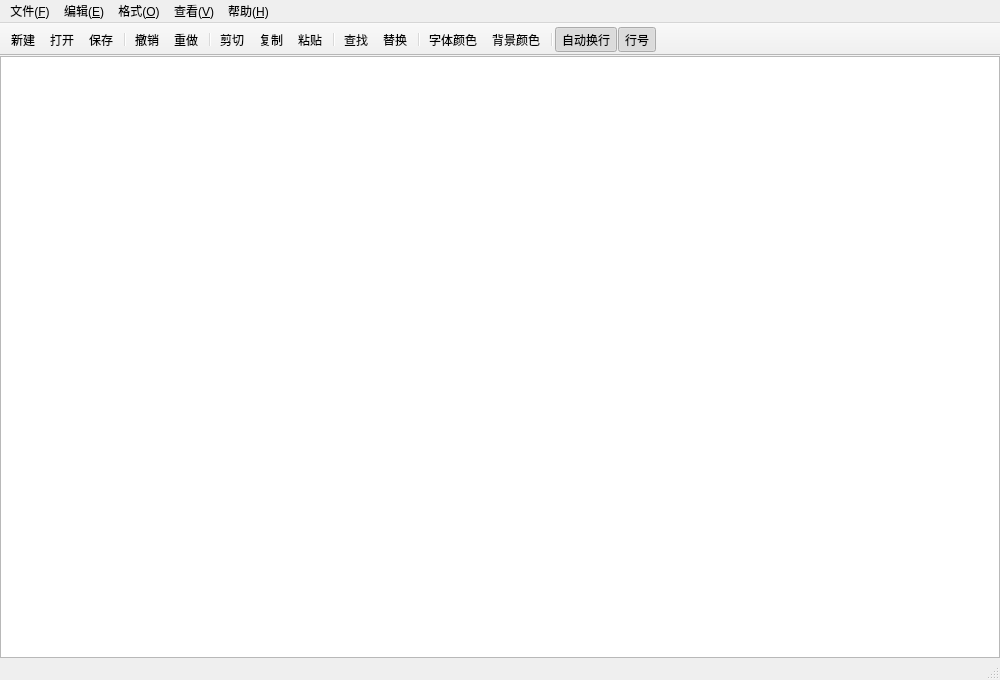
<?xml version="1.0" encoding="UTF-8"?>
<ui version="4.0">
 <class>MainWindow</class>
 <widget class="QMainWindow" name="MainWindow">
  <property name="geometry">
   <rect>
    <x>0</x>
    <y>0</y>
    <width>1000</width>
    <height>680</height>
   </rect>
  </property>
  <property name="windowTitle">
   <string>简单文本编辑器</string>
  </property>
  <widget class="QWidget" name="centralwidget">
   <layout class="QVBoxLayout" name="verticalLayout">
    <property name="spacing">
     <number>0</number>
    </property>
    <property name="leftMargin">
     <number>0</number>
    </property>
    <property name="topMargin">
     <number>0</number>
    </property>
    <property name="rightMargin">
     <number>0</number>
    </property>
    <property name="bottomMargin">
     <number>0</number>
    </property>
    <item>
     <widget class="CodeEditor" name="textEdit">
      <property name="lineWrapMode">
       <enum>QPlainTextEdit::WidgetWidth</enum>
      </property>
     </widget>
    </item>
   </layout>
  </widget>
  <widget class="QMenuBar" name="menubar">
   <property name="geometry">
    <rect>
     <x>0</x>
     <y>0</y>
     <width>1000</width>
     <height>26</height>
    </rect>
   </property>
   <widget class="QMenu" name="menuFile">
    <property name="title">
     <string>文件(&amp;F)</string>
    </property>
    <addaction name="actionNew"/>
    <addaction name="actionOpen"/>
    <addaction name="actionSave"/>
    <addaction name="actionSaveAs"/>
    <addaction name="separator"/>
    <addaction name="actionAutoSave"/>
    <addaction name="separator"/>
    <addaction name="actionExit"/>
   </widget>
   <widget class="QMenu" name="menuEdit">
    <property name="title">
     <string>编辑(&amp;E)</string>
    </property>
    <addaction name="actionUndo"/>
    <addaction name="actionRedo"/>
    <addaction name="separator"/>
    <addaction name="actionCut"/>
    <addaction name="actionCopy"/>
    <addaction name="actionPaste"/>
    <addaction name="actionDelete"/>
    <addaction name="separator"/>
    <addaction name="actionSelectAll"/>
    <addaction name="separator"/>
    <addaction name="actionFind"/>
    <addaction name="actionReplace"/>
   </widget>
   <widget class="QMenu" name="menuFormat">
    <property name="title">
     <string>格式(&amp;O)</string>
    </property>
    <addaction name="actionTextColor"/>
    <addaction name="actionBackgroundColor"/>
    <addaction name="separator"/>
    <addaction name="actionWordWrap"/>
    <addaction name="actionShowLineNumbers"/>
   </widget>
   <widget class="QMenu" name="menuView">
    <property name="title">
     <string>查看(&amp;V)</string>
    </property>
    <addaction name="actionShowToolBar"/>
    <addaction name="actionShowStatusBar"/>
   </widget>
   <widget class="QMenu" name="menuHelp">
    <property name="title">
     <string>帮助(&amp;H)</string>
    </property>
    <addaction name="actionAbout"/>
    <addaction name="actionAboutQt"/>
   </widget>
   <addaction name="menuFile"/>
   <addaction name="menuEdit"/>
   <addaction name="menuFormat"/>
   <addaction name="menuView"/>
   <addaction name="menuHelp"/>
  </widget>
  <widget class="QToolBar" name="mainToolBar">
   <property name="windowTitle">
    <string>主工具栏</string>
   </property>
   <property name="movable">
    <bool>false</bool>
   </property>
   <property name="iconSize">
    <size>
     <width>22</width>
     <height>22</height>
    </size>
   </property>
   <property name="toolButtonStyle">
    <enum>Qt::ToolButtonIconOnly</enum>
   </property>
   <attribute name="toolBarArea">
    <enum>TopToolBarArea</enum>
   </attribute>
   <attribute name="toolBarBreak">
    <bool>false</bool>
   </attribute>
   <addaction name="actionNew"/>
   <addaction name="actionOpen"/>
   <addaction name="actionSave"/>
   <addaction name="separator"/>
   <addaction name="actionUndo"/>
   <addaction name="actionRedo"/>
   <addaction name="separator"/>
   <addaction name="actionCut"/>
   <addaction name="actionCopy"/>
   <addaction name="actionPaste"/>
   <addaction name="separator"/>
   <addaction name="actionFind"/>
   <addaction name="actionReplace"/>
   <addaction name="separator"/>
   <addaction name="actionTextColor"/>
   <addaction name="actionBackgroundColor"/>
   <addaction name="separator"/>
   <addaction name="actionWordWrap"/>
   <addaction name="actionShowLineNumbers"/>
  </widget>
  <widget class="QStatusBar" name="statusbar"/>
  <action name="actionNew">
   <property name="text">
    <string>新建(&amp;N)</string>
   </property>
   <property name="iconText">
    <string>新建</string>
   </property>
   <property name="toolTip">
    <string>新建文件 (Ctrl+N)</string>
   </property>
   <property name="statusTip">
    <string>新建一个编辑器窗口</string>
   </property>
   <property name="shortcut">
    <string>Ctrl+N</string>
   </property>
  </action>
  <action name="actionOpen">
   <property name="text">
    <string>打开(&amp;O)...</string>
   </property>
   <property name="iconText">
    <string>打开</string>
   </property>
   <property name="toolTip">
    <string>打开文件 (Ctrl+O)</string>
   </property>
   <property name="statusTip">
    <string>打开一个文本文件</string>
   </property>
   <property name="shortcut">
    <string>Ctrl+O</string>
   </property>
  </action>
  <action name="actionSave">
   <property name="text">
    <string>保存(&amp;S)</string>
   </property>
   <property name="iconText">
    <string>保存</string>
   </property>
   <property name="toolTip">
    <string>保存文件 (Ctrl+S)</string>
   </property>
   <property name="statusTip">
    <string>保存当前文件</string>
   </property>
   <property name="shortcut">
    <string>Ctrl+S</string>
   </property>
  </action>
  <action name="actionSaveAs">
   <property name="text">
    <string>另存为(&amp;A)...</string>
   </property>
   <property name="iconText">
    <string>另存为</string>
   </property>
   <property name="toolTip">
    <string>文件另存为 (Ctrl+Shift+S)</string>
   </property>
   <property name="statusTip">
    <string>将当前内容保存到新的文件</string>
   </property>
   <property name="shortcut">
    <string>Ctrl+Shift+S</string>
   </property>
  </action>
  <action name="actionAutoSave">
   <property name="text">
    <string>自动保存（每 30 秒）</string>
   </property>
   <property name="checkable">
    <bool>true</bool>
   </property>
   <property name="statusTip">
    <string>开启后每隔 30 秒自动保存一次当前文件</string>
   </property>
  </action>
  <action name="actionExit">
   <property name="text">
    <string>退出(&amp;X)</string>
   </property>
   <property name="statusTip">
    <string>退出程序</string>
   </property>
   <property name="shortcut">
    <string>Ctrl+Q</string>
   </property>
  </action>
  <action name="actionUndo">
   <property name="text">
    <string>撤销(&amp;U)</string>
   </property>
   <property name="iconText">
    <string>撤销</string>
   </property>
   <property name="toolTip">
    <string>撤销 (Ctrl+Z)</string>
   </property>
   <property name="shortcut">
    <string>Ctrl+Z</string>
   </property>
  </action>
  <action name="actionRedo">
   <property name="text">
    <string>重做(&amp;R)</string>
   </property>
   <property name="iconText">
    <string>重做</string>
   </property>
   <property name="toolTip">
    <string>重做 (Ctrl+Y)</string>
   </property>
   <property name="shortcut">
    <string>Ctrl+Y</string>
   </property>
  </action>
  <action name="actionCut">
   <property name="text">
    <string>剪切(&amp;T)</string>
   </property>
   <property name="iconText">
    <string>剪切</string>
   </property>
   <property name="toolTip">
    <string>剪切 (Ctrl+X)</string>
   </property>
   <property name="shortcut">
    <string>Ctrl+X</string>
   </property>
  </action>
  <action name="actionCopy">
   <property name="text">
    <string>复制(&amp;C)</string>
   </property>
   <property name="iconText">
    <string>复制</string>
   </property>
   <property name="toolTip">
    <string>复制 (Ctrl+C)</string>
   </property>
   <property name="shortcut">
    <string>Ctrl+C</string>
   </property>
  </action>
  <action name="actionPaste">
   <property name="text">
    <string>粘贴(&amp;P)</string>
   </property>
   <property name="iconText">
    <string>粘贴</string>
   </property>
   <property name="toolTip">
    <string>粘贴 (Ctrl+V)</string>
   </property>
   <property name="shortcut">
    <string>Ctrl+V</string>
   </property>
  </action>
  <action name="actionDelete">
   <property name="text">
    <string>删除(&amp;D)</string>
   </property>
   <property name="iconText">
    <string>删除</string>
   </property>
   <property name="statusTip">
    <string>删除选中的内容</string>
   </property>
  </action>
  <action name="actionSelectAll">
   <property name="text">
    <string>全选(&amp;A)</string>
   </property>
   <property name="statusTip">
    <string>选中全部文本</string>
   </property>
   <property name="shortcut">
    <string>Ctrl+A</string>
   </property>
  </action>
  <action name="actionFind">
   <property name="text">
    <string>查找(&amp;F)...</string>
   </property>
   <property name="iconText">
    <string>查找</string>
   </property>
   <property name="toolTip">
    <string>查找 (Ctrl+F)</string>
   </property>
   <property name="shortcut">
    <string>Ctrl+F</string>
   </property>
  </action>
  <action name="actionReplace">
   <property name="text">
    <string>替换(&amp;H)...</string>
   </property>
   <property name="iconText">
    <string>替换</string>
   </property>
   <property name="toolTip">
    <string>替换 (Ctrl+H)</string>
   </property>
   <property name="shortcut">
    <string>Ctrl+H</string>
   </property>
  </action>
  <action name="actionTextColor">
   <property name="text">
    <string>字体颜色(&amp;C)...</string>
   </property>
   <property name="iconText">
    <string>字体颜色</string>
   </property>
   <property name="toolTip">
    <string>设置字体颜色</string>
   </property>
  </action>
  <action name="actionBackgroundColor">
   <property name="text">
    <string>背景颜色(&amp;B)...</string>
   </property>
   <property name="iconText">
    <string>背景颜色</string>
   </property>
   <property name="toolTip">
    <string>设置编辑器背景颜色</string>
   </property>
  </action>
  <action name="actionWordWrap">
   <property name="text">
    <string>自动换行(&amp;W)</string>
   </property>
   <property name="iconText">
    <string>自动换行</string>
   </property>
   <property name="checkable">
    <bool>true</bool>
   </property>
   <property name="checked">
    <bool>true</bool>
   </property>
   <property name="toolTip">
    <string>打开/关闭自动换行</string>
   </property>
  </action>
  <action name="actionShowLineNumbers">
   <property name="text">
    <string>显示行号(&amp;L)</string>
   </property>
   <property name="iconText">
    <string>行号</string>
   </property>
   <property name="checkable">
    <bool>true</bool>
   </property>
   <property name="checked">
    <bool>true</bool>
   </property>
   <property name="toolTip">
    <string>显示/隐藏行号</string>
   </property>
  </action>
  <action name="actionShowToolBar">
   <property name="text">
    <string>工具栏(&amp;T)</string>
   </property>
   <property name="checkable">
    <bool>true</bool>
   </property>
   <property name="checked">
    <bool>true</bool>
   </property>
  </action>
  <action name="actionShowStatusBar">
   <property name="text">
    <string>状态栏(&amp;S)</string>
   </property>
   <property name="checkable">
    <bool>true</bool>
   </property>
   <property name="checked">
    <bool>true</bool>
   </property>
  </action>
  <action name="actionAbout">
   <property name="text">
    <string>关于(&amp;A)...</string>
   </property>
   <property name="statusTip">
    <string>显示本软件的版本与说明信息</string>
   </property>
  </action>
  <action name="actionAboutQt">
   <property name="text">
    <string>关于 Qt(&amp;Q)...</string>
   </property>
   <property name="statusTip">
    <string>显示 Qt 版本信息</string>
   </property>
  </action>
 </widget>
 <customwidgets>
  <customwidget>
   <class>CodeEditor</class>
   <extends>QPlainTextEdit</extends>
   <header>codeeditor.h</header>
  </customwidget>
 </customwidgets>
 <resources>
  <include location="resources.qrc"/>
 </resources>
 <connections/>
</ui>
